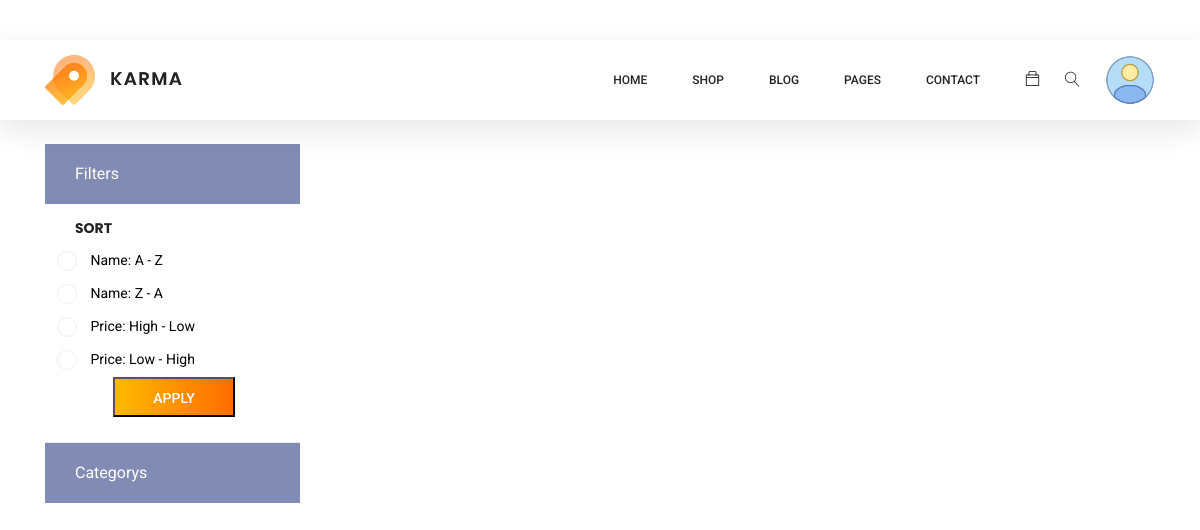
Page /item-category/ (signed in) on the earlier database version.
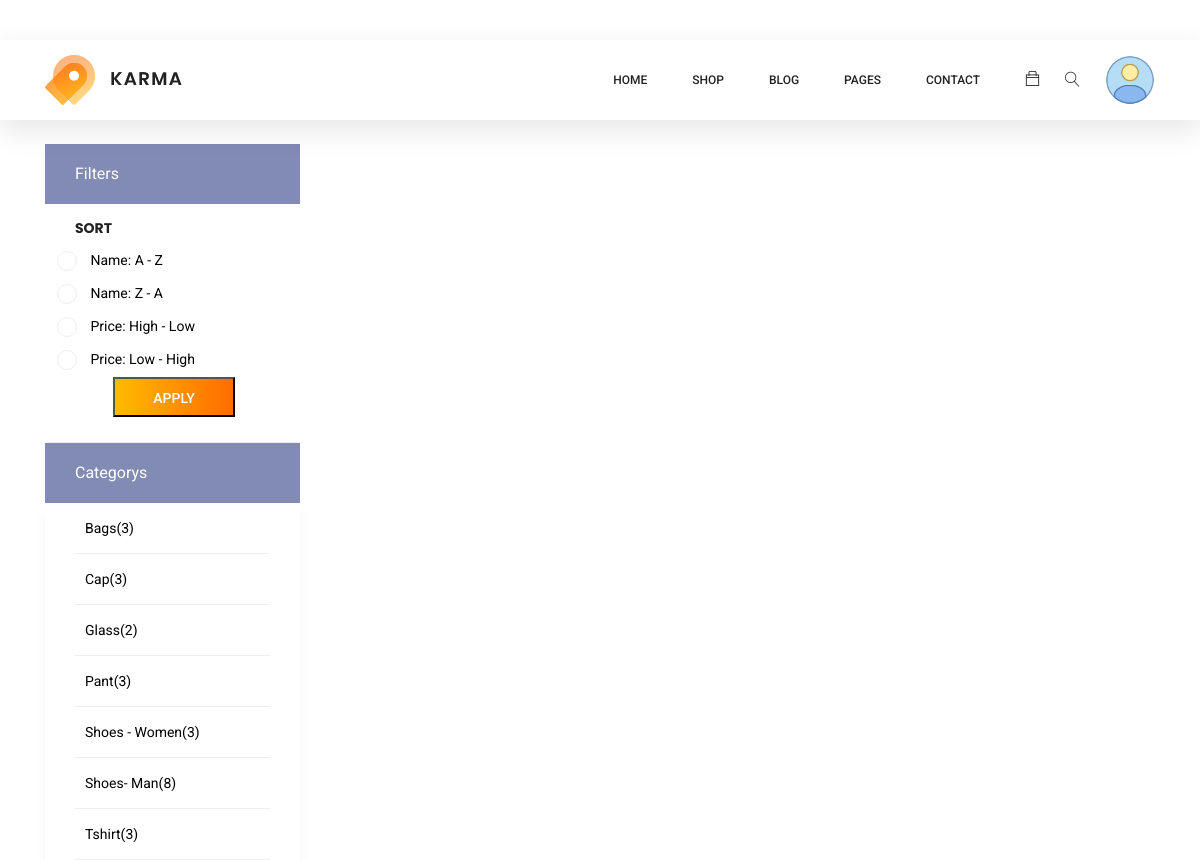
Same page on the later database version.
### mainapp/models.py (models this page shows, shortened)
class Category(models.Model):
    name = models.CharField(max_length=51)

### mainapp/views.py (the view, shortened to what this page needs)
# urls.py: path("item-category/", views.ItemCategory.as_view(), name="item-category"),
class ItemCategory(ListView):
    model = Category
    def get_context_data(self, *args, **kwargs):
        queryset = kwargs.pop("object_list", None)
        if queryset is None:
            self.object_list = self.get_queryset(*args, **kwargs)
        return super().get_context_data(**kwargs)
    def get_queryset(self, *args, **kwargs):
        qs = super(ItemCategory, self).get_queryset(*args, **kwargs)
        qs = qs.order_by("name")
        context = []
        for q in qs:
            total_category_items = q.product_set.all().count()
            context.append(
                {
                    "category": q,
                    "products": total_category_items,
                }
            )
        return context
    template_name = "mainapp/item-category.html"

### mainapp/templates/mainapp/item-category.html (shortened to what this page needs)
{% extends 'mainapp/base.html' %}
{% load static %}
{%block body%}
<div class="container">
    <div class="mt-5 pt-5"></div>
    <div class="row">
        <div class="col-xl-3 col-lg-4 col-md-5">
            <div class="sidebar-filter side_view">
                <div class="top-filter-head">Filters</div>
                <div class="common-filter mt-3">
                    <h3 class="head">Sort</h3>
                    <form method="POST">
                        <ul>
                            <li class="filter-list">
                                <input class="pixel-radio" type="radio" id="a-z" value="a-z" name="sort" />
                                <label for="a-z">Name: A - Z</label>
                            </li>
                            <li class="filter-list">
                                <input class="pixel-radio" type="radio" id="z-a" value="z-a" name="sort" />
                                <label for="z-a">Name: Z - A</label>
                            </li>
                            <li class="filter-list">
                                <input class="pixel-radio" type="radio" id="price-hl" value="price-hl" name="sort" />
                                <label for="price-hl">Price: High - Low</label>
                            </li>
                            <li class="filter-list">
                                <input class="pixel-radio" type="radio" id="price-lh" value="price-lh" name="sort" />
                                <label for="price-lh">Price: Low - High</label>
                            </li>
                        </ul>
                        <div class="cupon_text_2 d-flex justify-content-center">
                            <button type="submit" value="Submit" class="primary-btn">
                                Apply
                            </button>
                        </div>
                    </form>
                </div>
            </div>
            <div class="sidebar-categories">
                <div class="head">Categorys</div>
                <ul class="main-categories">
                    {% for category in object_list %}
                    <li class="main-nav-list">
                        <form id="my_form_{{category.category.id}}" method="POST">
                            <a href="javascript:{}"
                                onclick="document.getElementById('my_form_{{category.category.id}}').submit();">{{category.category.name}}({{category.products}})</a>
                        </form>
                    </li>
                    {% endfor %}
                </ul>
            </div>
        </div>
        <div class="col-xl-9 col-lg-8 col-md-7 products_view">
        </div>
    </div>
</div>
{%endblock%}

Differences in the rows shown:
added Category: category.name "Bags", products "3"
added Category: category.name "Cap", products "3"
added Category: category.name "Glass", products "2"
added Category: category.name "Pant", products "3"
added Category: category.name "Shoes - Women", products "3"
added Category: category.name "Shoes- Man", products "8"
added Category: category.name "Tshirt", products "3"
